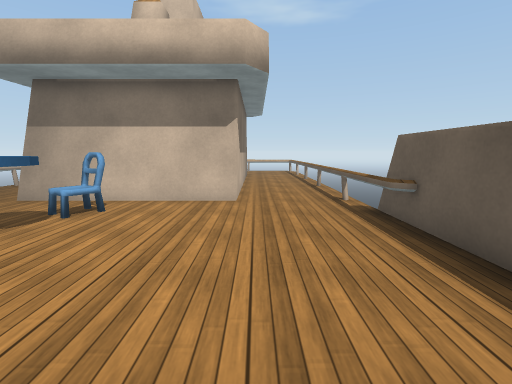
View 1 (above)

14 first-person views from a walk through a 3-D level made in the Unity game engine. The camera is 1.3 m above the floor, tilts 8° down and sees 85° across. The floor is counted in squares, 1 m on a side. Each view is taken from the middle of a square. On the plan, view 1 faces up. The plan holds only what a view shows up to about 13 squares ahead; the rest is blank. The place goes on beyond the plan. Some animated figures are left out. Some surface patterns are stand-ins.

View 2
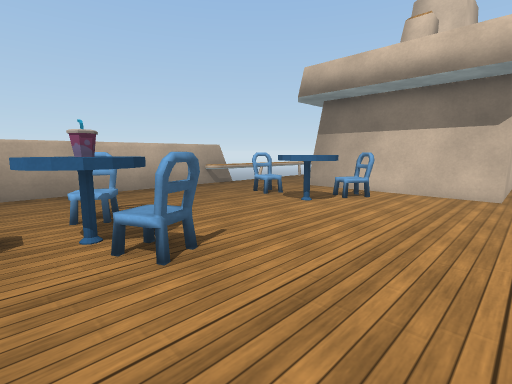

View 3
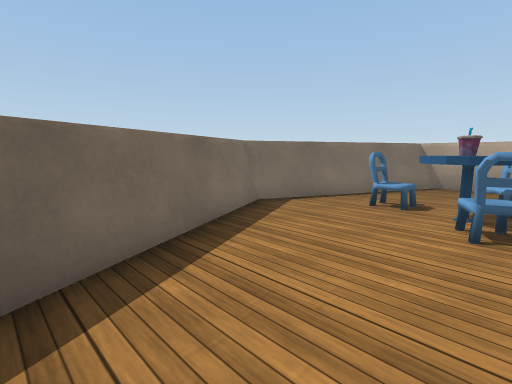

View 4
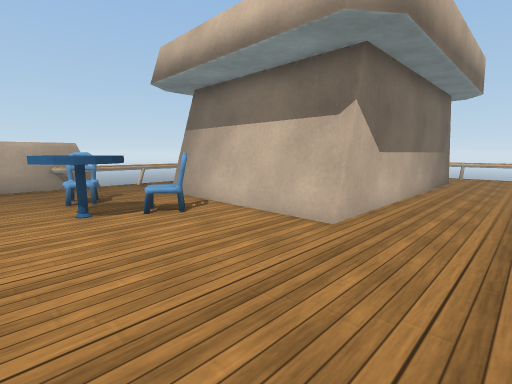

View 5
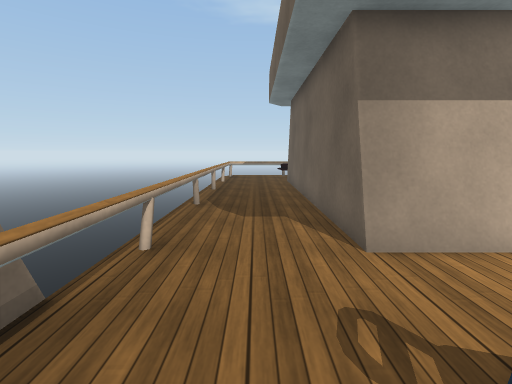

View 6
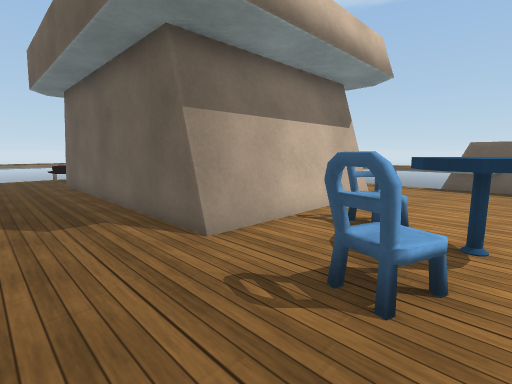

View 7
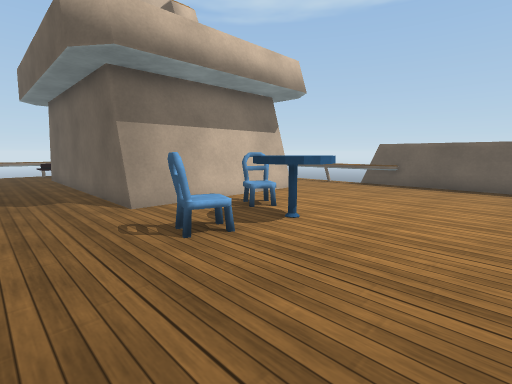

View 8
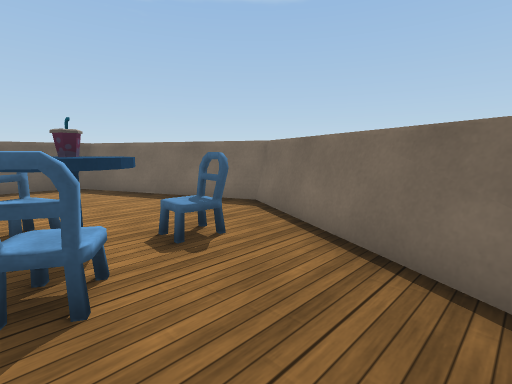

View 9
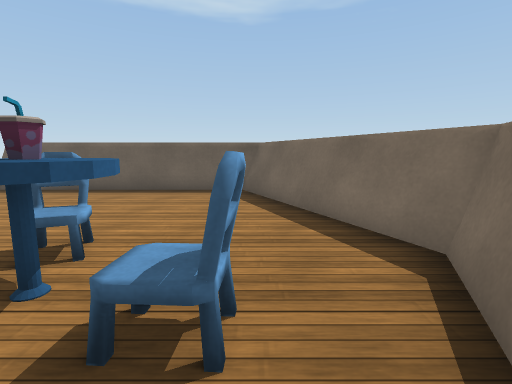

View 10
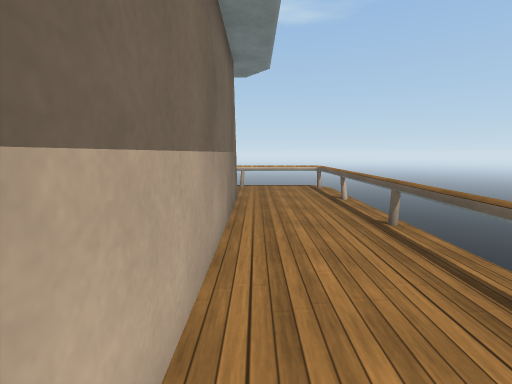

View 11
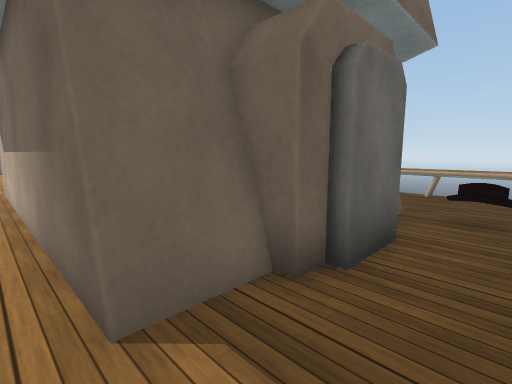

View 12
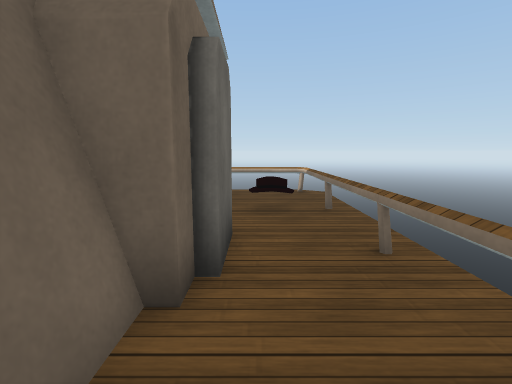

View 13
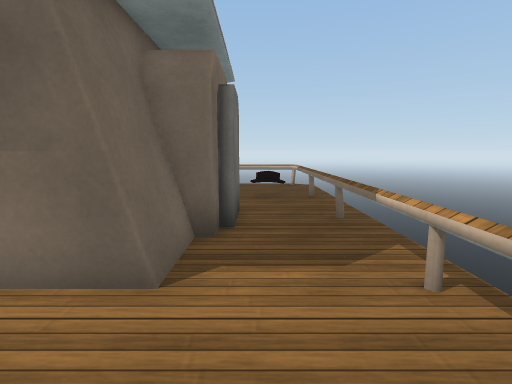

View 14
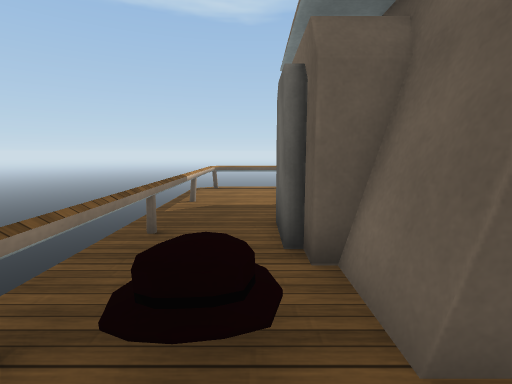

### Floor plan
Points are (right, up) in squares from view 1. A wall is a line through its corners. A room is listed if a view was taken in it or the views show most of it. See-through windows are left out.
Room 1 (views 1, 2, 3, 4, 5, 6, 7, 8, 9, 10, 11, 12, 13, 14)
walls: (-6.5, 7.7) (-6.5, 16.7) (-4.9, 16.7); (-0.5, 7.9) (-6.6, 7.9); (-9.9, 6.4) (-9.9, -3.1) (-3.5, -5.9) (2.8, -3.1) (2.8, 6.2); (-10, -2.7) (-3.5, -5.7) (2.9, -2.7); (-2.2, 16.7) (-0.5, 16.7) (-0.5, 7.7); (-2.2, 16.9) (-0.5, 16.9); (-6.5, 16.9) (-4.9, 16.9); (-4.9, 17.4) (-4.2, 17.4); (-2.9, 17.4) (-2.2, 17.4); (-4.4, 17.6) (-2.8, 17.6)
low walls: (-0.5, 7.7) (-6.5, 7.7); (2.4, 5) (2.4, 19.6) (-9.1, 19.6); (-9.5, 19.4) (-9.5, 5)
objects: other object (-7, -1) to (-6, 0); other object (-7, 5) to (-6, 5); other object (-5, -3) to (-5, -2); other object (-5, -1) to (-4, -1); other object (-5, 0); other object (-5, 4) to (-4, 5); other object (-4, -1) to (-3, 0); other object (-4, 6) to (-3, 6)

Where each view was taken, in squares from view 1:
view 1: 0 up, 0 right, facing up
view 2: 2 down, 0 right, facing up-left
view 3: 0 up, 2 right, facing down-left
view 4: 3 up, 2 right, facing up-left
view 5: 4 up, 8 left, facing up
view 6: 4 up, 9 left, facing up-right
view 7: 1 up, 9 left, facing up-right
view 8: 0 up, 9 left, facing down-right
view 9: 3 down, 7 left, facing right
view 10: 9 up, 0 right, facing up
view 11: 19 up, 0 right, facing down-left
view 12: 18 up, 0 right, facing left
view 13: 18 up, 2 right, facing left
view 14: 18 up, 8 left, facing right
